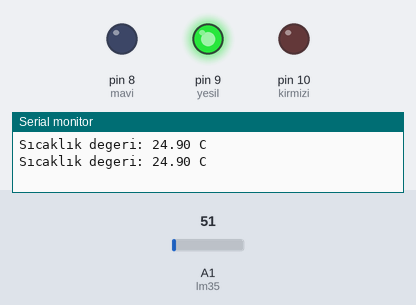
Recording of a sketch running on a simulated Arduino Uno, built with avr-gcc and run on an emulated ATmega328P. On the bench: output pins drawn as LEDs (lit = HIGH), the last lines printed to the serial monitor. The inputs (shaded band) are chosen by the test bench; at power-on: A1 (lm35) = 51.

Above: at 1.8 s.
1.9 s: A1 (lm35) set to 55
At 4.1 s:
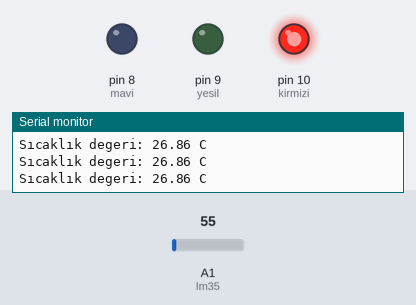
4.5 s: A1 (lm35) set to 30
At 6.4 s:
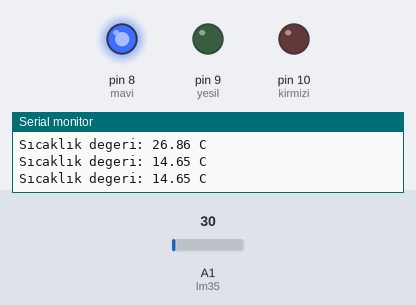
7.5 s: A1 (lm35) set to 61
At 10.0 s:
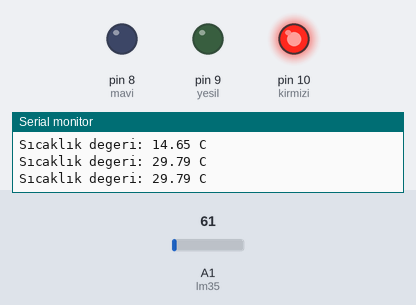
10.5 s: A1 (lm35) set to 15
At 12.4 s:
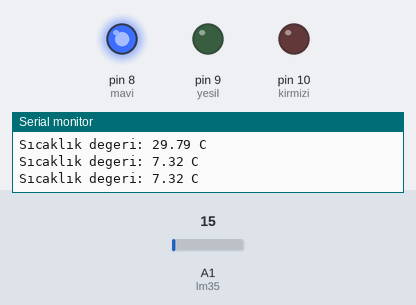
Timing chart, 0 to 13.9 s (numbered marks = the images above; inputs shaded):
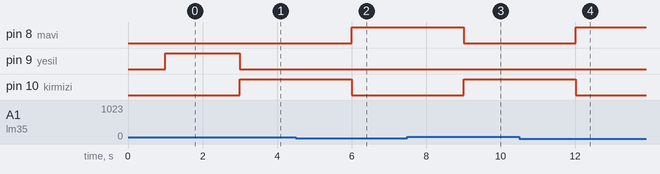

The sketch:

2nd.ino
```cpp
int lm35 = A1; //analog pin tanımlandı.
int kirmizi = 10;//rgb ledlerin pinleri tanımlandı.
int yesil = 9;
int mavi = 8;
void setup() {
  Serial.begin(9600); //Serial haberleşme açıldı.
  pinMode(kirmizi, OUTPUT); //rgb ledlerin pinlerini aktif eder.
  pinMode(yesil, OUTPUT); //rgb ledlerin pinlerini aktif eder.
  pinMode(mavi, OUTPUT); //rgb ledlerin pinlerini aktif eder.
}
void loop() {
 int deger = analogRead(lm35);
   float cikti = ( deger/1024.0)*5000;
   float sicaklik = cikti/10.0;
Serial.print("Sıcaklık degeri: ");
Serial.print(sicaklik); //Sıcaklık degeri serial monitor yazılıyor.
Serial.println(" C");
  delay(1000);
  if(sicaklik>0 && sicaklik <18) //0 ile 18 derece arasında ise asağıdaki komutları yaparak mavi ledi yakar.
  {
    digitalWrite(kirmizi,0); //rcb ledlerden sadece mavi led yanma komudu verildi.
    digitalWrite(yesil,0);
    digitalWrite(mavi,1);
  }
   else if(sicaklik>18 && sicaklik <25) //18 ile 25 derece arasında ise asağıdaki komutları yaparak yesil ledi yakar.
  {
    digitalWrite(kirmizi,0); //rcb ledlerden sadece yesil led yanma komudu verildi.
    digitalWrite(yesil,1);
    digitalWrite(mavi,0);
  }
    else  if(sicaklik>25 ) // 25 derece ustu ise asağıdaki komutları yaparak kırmızı ledi yakar.
  {
    digitalWrite(kirmizi,1);//rcb ledlerden sadece kırmızı led yanma komudu verildi.
    digitalWrite(yesil,0);
    digitalWrite(mavi,0);
  }
}
```

Measured:
- the behaviour switches between 51 and 52 on A1 (lm35) (found by bisection; images 0 and 1)
- after the input at 1.9 s, pin 9 (yesil): HIGH → LOW after 1.1 s; pin 10 (kirmizi): LOW → HIGH after 1.1 s
- after the input at 4.5 s, pin 8 (mavi): LOW → HIGH after 1.5 s; pin 10 (kirmizi): HIGH → LOW after 1.5 s
- after the input at 7.5 s, pin 8 (mavi): HIGH → LOW after 1.5 s; pin 10 (kirmizi): LOW → HIGH after 1.5 s
- after the input at 10.5 s, pin 8 (mavi): LOW → HIGH after 1.5 s; pin 10 (kirmizi): HIGH → LOW after 1.5 s
